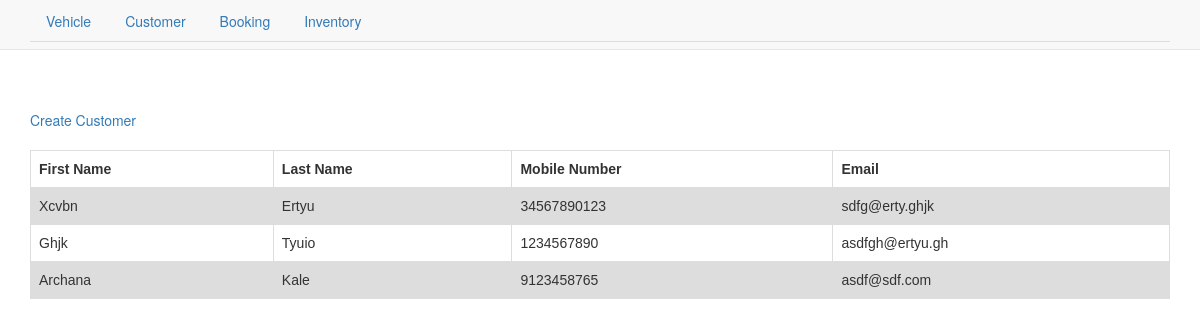
The app's page /customer/list_customer/ with its own data.
### customer/models.py (models this page shows)
class Customer(models.Model):
    first_name = models.CharField(max_length=250)
    last_name = models.CharField(max_length=250)
    mobile_no = models.CharField(max_length=12)
    email = models.EmailField()
    created_at = models.DateTimeField()
    updated_at = models.DateTimeField(null=True, blank=True)

### customer/views.py (the view)
def listCustomer(request):
    context ={}
    context['noItem'] = True
    try:
        context["dataset"] = Customer.objects.all().order_by('-id')
        if len(context["dataset"]) != 0:
            context['noItem'] = False
    except Exception as e:
        print (str(e))
    return render(request, 'customer/list.html', context)

### templates/customer/list.html (shortened to what this page needs)
{% extends "index.html" %}
{% load static %}
{% block body_block %}
<div class="container">
  <br>
  <br>
  <a href="{% url 'customer:create_customer' %}">Create Customer</a>
  <br>
  <br>
    <table>
        <tr>
            <th>First Name</th>
            <th>Last Name</th>
            <th>Mobile Number</th>
            <th>Email</th>
        </tr>
        {% if noItem == False %}
        {% for data in dataset %}
          <tr>
              <td>{{ data.first_name|capfirst }}</td>
              <td>{{ data.last_name|capfirst }}</td>
              <td> {{ data.mobile_no }}</td>
              <td> {{ data.email }}</td>
          </tr>
          {% endfor %}
          {% else %}
              <tr>
                <td colspan="4">No Data Found</td>
              </tr>
              {% endif %}
</table>
</div>
{% endblock %}

### templates/customer/list.html (style rules this page uses)
table { font-family: arial, sans-serif; border-collapse: collapse; width: 100%; }
td, th { border: 1px solid #dddddd; text-align: left; padding: 8px; }
tr:nth-child(even) { background-color: #dddddd; }

### records on screen
Customer: first_name "Xcvbn", last_name "Ertyu", mobile_no "34567890123", email "sdfg@erty.ghjk"
Customer: first_name "Ghjk", last_name "Tyuio", mobile_no "1234567890", email "asdfgh@ertyu.gh"
Customer: first_name "Archana", last_name "Kale", mobile_no "9123458765", email "asdf@sdf.com"
